Frame 1 (no input): blank canvas, image omitted
Frame 60 (no input): blank canvas, image omitted
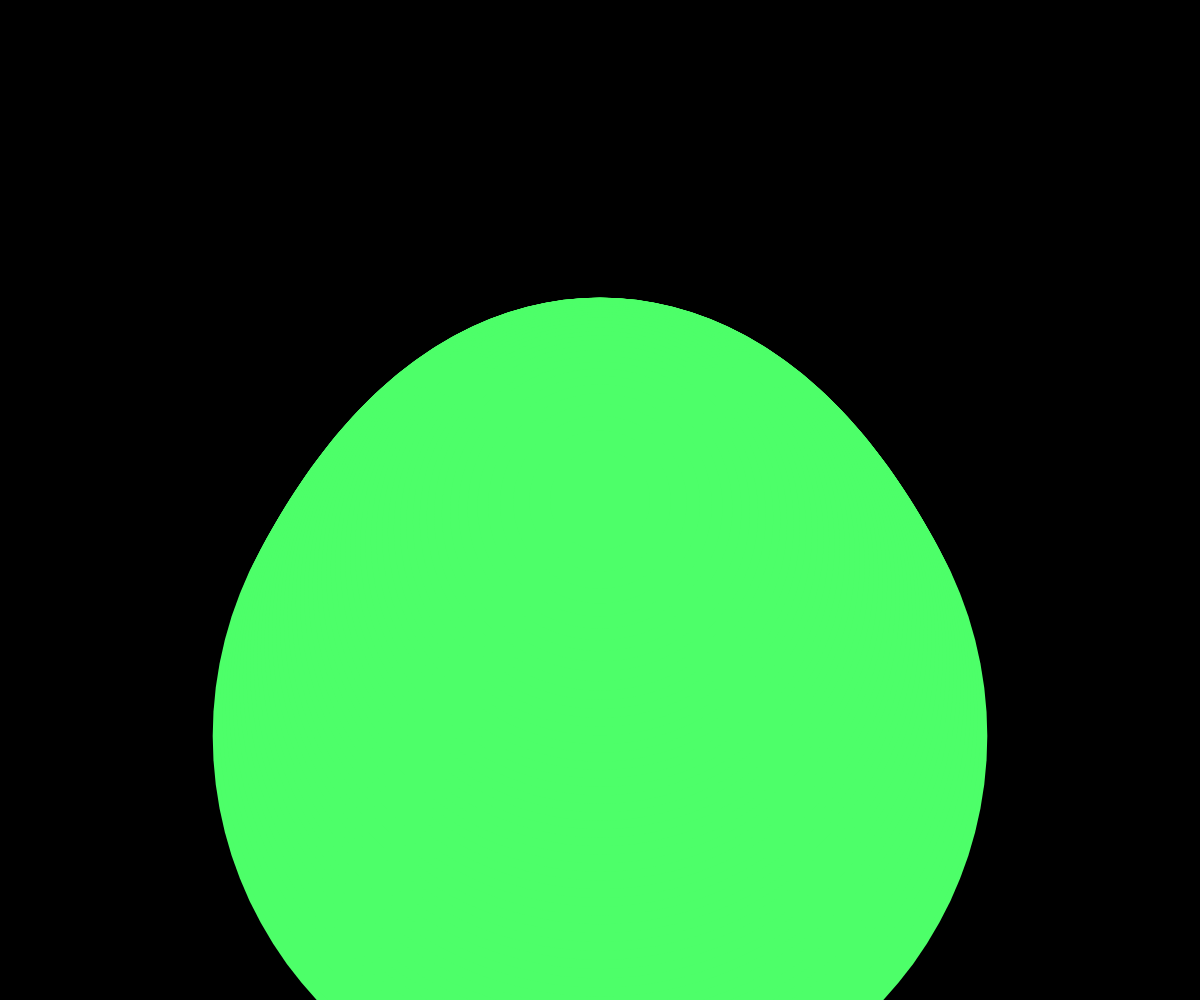
Frame 120 (the mouse pressed at the canvas centre since frame 60)

The p5.js sketch whose frames 1 and 60 were blank and that drew this single picture after the mouse press (run headless with seeded random() and noise() and a simulated clock; from frame 60 on, the mouse is pressed at the canvas centre):

// p5.js sketch
// ── sketch.js
let drops = [];
let r = 1;
let a = 0;
let palette;
let bk;
let newDrop = true;
let currentColor;
let n = 1;


function setup() {
  createCanvas(windowWidth, windowHeight);
  // palette = [
  //   color(11, 106, 136),
  //   color(45, 197, 244),
  //   color(112, 50, 126),
  //   color(146, 83, 161),
  //   color(164, 41, 99),
  //   color(236, 1, 90),
  //   color(240, 99, 164),
  //   color(241, 97, 100),
  //   color(248, 158, 79),
  //   //
  // ];
  // bk = random(palette);
  colorMode(HSB);

  currentColor = color(map(noise(n),0,1,0,360),70,100);

  // for(let i = 0; i<100; i++) {
  //   n+=0.5;
  //   addInk(random(width), random(height), random(50, 300), color(map(noise(n),0,1,0,360),70,100));
  // }
}

function tineLine(v, x, y, z, c) {
  for (let drop of drops) {
    drop.tine(v, x, y, z, c);
  }
}

function addInk(x, y, r, col) {
  let drop = new Drop(x, y, r, col);
  for (let other of drops) {
    other.marble(drop);
  }
  drops.push(drop);
}

function mouseReleased() {
  newDrop = true;
}

let val = 4;
let counter = 1;

function draw() {
  //  if (mouseIsPressed) {
  //    let v2 = createVector(mouseX, mouseY);
  //    let v1 = createVector(pmouseX, pmouseY);
  //    v2.sub(v1);
  //    if (v2.mag() > 0.1) {
  //      v2.normalize();
  //      tineLine(v2, mouseX, mouseY, 2, 16);
  //    }
  //  }

  if (mouseIsPressed) {
    if (newDrop) {
      n+= 0.5;
      currentColor = color(map(noise(n),0,1,0,360),70,100); //palette[counter % palette.length];
      newDrop = false;
      counter++;
    }
    addInk(mouseX, mouseY, 50, currentColor);
  }

  background(0);
  for (let drop of drops) {
    drop.show();
  }
  
}


// ── ink.js

class Drop {
    constructor(x, y, r, col) {
      this.center = createVector(x, y);
      this.r = r;
      this.x = 0;
      this.y = 0;
      this.acc = 0.1;
      this.vel = 1;
      this.circleDetail = 100;//this.r * 16;
      this.vertices = [];
      for (let i = 0; i < this.circleDetail; i++) {
        let angle = map(i, 0, this.circleDetail, 0, TWO_PI);
        let v = createVector(cos(angle), sin(angle));
        v.mult(this.r);
        v.add(this.center);
        this.vertices[i] = v;
      }
      this.col = col;
    }
  
  
    tine(m, x, y, z, c) {
      let u = 1 / pow(2, 1 / c);
      let b = createVector(x, y);
      for (let v of this.vertices) {
        let pb = p5.Vector.sub(v, b);
        let n = m.copy().rotate(HALF_PI);
        let d = abs(pb.dot(n));
        let mag = z * pow(u, d);
        v.add(m.copy().mult(mag));
      }
    }
  
    marble(other) {
      for (let v of this.vertices) {
        let c = other.center;
        let r = other.r;
        let p = v.copy();
        p.sub(c);
        let m = p.mag();
        let root = sqrt(1 + (r * r) / (m * m));
        p.mult(root);
        p.add(c);
        v.set(p);
      }
    }
  
    show() {
      fill(this.col);
      noStroke();
      beginShape();
      for (let v of this.vertices) {
        vertex(v.x+this.x, v.y+this.y);
      }
      endShape(CLOSE);
      this.vel += this.acc;
      //this.x++;
      this.y+= this.vel;
    }
  }
  
